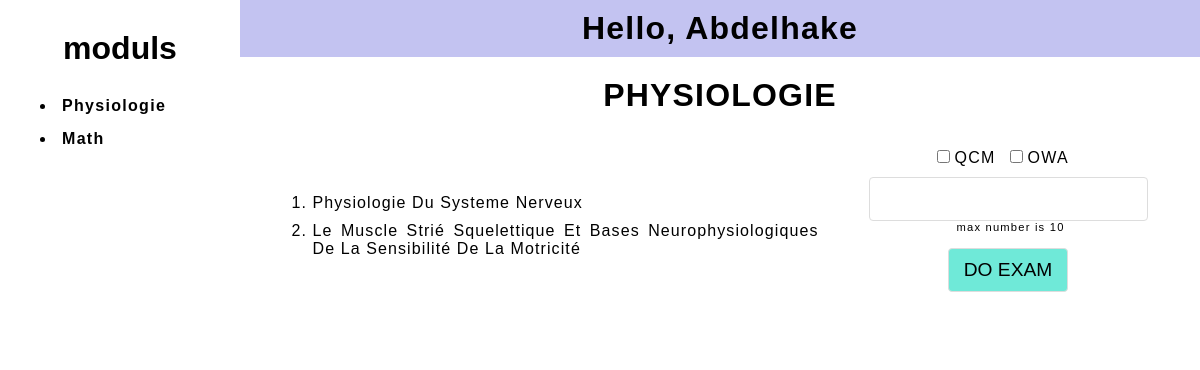
The page /module/physiologie on the database its author committed.
### app/models.py (models this page shows, shortened)
class Module(models.Model):
    name = models.CharField(max_length=100)

class Student(models.Model):
    student_id = models.IntegerField()
    user_name = models.CharField(max_length=100)
    password = models.CharField(max_length=100)
    name = models.CharField(max_length=100)

class Course(models.Model):
    module = models.ForeignKey(Module, on_delete=models.CASCADE)
    name = models.CharField(max_length=100)

### app/views.py (the view)
def module(request, module_name):
    return render(
        request, "module.html", {"courses": get_courses(), "student": std.student.name ,"module_name":module_name}
    )

### app/classes/functions.py (called while the page is built)
def get_courses()-> dict:
    modules : list = list(Module.objects.filter())
    courses : dict = {}
    for module in modules:
        courses[module.name] = []
        for course in list(Course.objects.filter(module=module)):
            courses[module.name].append(course.name)
    return courses

def get_data_from_db(module, course, type) -> list:
    module_model : Module = Module.objects.get(name=module)
    course_model : Course = Course.objects.get(name=course, module=module_model)
    questions : Question = Question.objects.get(course=course_model, question_type=type)
    questions_list : list = []
    for question in json.loads(questions.question):
        question_text = question["question"]
        possible_choses = list(question["choices"])
        answer = list(question["answers"])
        questions_list.append(
            {
                "question": question_text,
                "possible_choses": possible_choses,
                "correct_answer": answer,
            }
        )
    return questions_list

### app/templatetags/custom_filters.py (called while the page is built)
@register.filter
def get_item(dictionary, key):
    print(dictionary)
    return dictionary.get(key)

@register.filter
def get_questions_len(module_name, course_name):
    return len(get_data_from_db(module_name, course_name, "qcm"))

### templates/module.html (shortened to what this page needs)
{% extends "base/base.html" %}
{% load custom_filters %}
{% load static %}
{% block styles_content %}
    <link rel="stylesheet" href="{% static 'css/exam.css' %}">
{% endblock styles_content %}
{% block body_conten %}
<h1>{{module_name}}</h1>
<form action="">
    <div class="courses">
        <ul class="cours-items">
            {% for va in courses|get_item:module_name %}
            <li class="cours-link"><a href="{% url 'course' module_name=module_name course_name=va %}" nb-questions = {{module_name|get_questions_len:va}}><p>{{va}}</p></a></li>
            {% endfor %}
        </ul>
        <div class="do-exam">
            <div class="nb-questions-div">
                <div class="type-quest">
                    <input type="checkbox" name="qcm" id="qcm" >
                    <label class="type-quest-check" for="type-quest-check-qcm">QCM</label>
                    <input type="checkbox" name="qcm" id="owa" >
                    <label class="type-quest-check" for="type-quest-check-owa">OWA</label>
                </div>
                <input type="number" name="nb_questions" id="nb_questions">
                <p>max number is 10</p>
            </div>
            <input type="submit" value="DO EXAM">
        </div>
    </div>
</form>
{% endblock body_conten %}

### templates/base/base.html (shortened to what this page needs)
{% load static %}
<!DOCTYPE html>
<html lang="en">
  <head>
    {% include "base/head.html" %}
    {% block styles_content %}{% endblock styles_content %}
  </head>
  <body>
    <div class="container1">
      {% include "base/left_side.html" %}
      <div class="main">
        {% include "base/top_right_side.html" %}
       <div class="exam">
         {% block body_conten %}{% endblock body_conten %}
        </div>
      </div>
    </div>
  </body>
</html>

### templates/base/head.html (shortened to what this page needs)
{% load static %}
<link rel="stylesheet" href="{% static 'css/base.css' %}">
<link rel="stylesheet" href="{% static 'css/cours_list.css' %}">

### templates/base/left_side.html
<div class="moduls">
        <h1 class="title">moduls</h1>
        <ul class="items">
          {% for key,val in courses.items %}
           <li class="module_link"><a href="{% url 'module' module_name=key %}"><span>{{key}}</a></span></li>
          {% endfor %}
        </ul>
      </div>

### templates/base/top_right_side.html
<div class="user">
          <h1>Hello, {{student}}</h1>
</div>

### static/css/base.css (style rules this page uses)
* { margin: 0; padding: 0; box-sizing: border-box; text-decoration: none; list-style: none; color: black }

### static/css/cours_list.css (style rules this page uses)
.container1 { display: flex; height: 100vh; width: 100vw; }
li.module_link { margin-bottom: 15px; text-transform: capitalize; font-weight: bold; letter-spacing: 1.3px; list-style: inside; padding-left: 20px; cursor: pointer; }
li.cours-link { list-style: auto; text-align: left; letter-spacing: 1.1px; cursor: pointer; margin: 0px 30px 10px 20px; }
ul.cours-items { height: 85%; margin-top: 25px; padding-left: 20px; width: 60%; overflow-y: auto; }
li.cours-link a p { text-align: justify; text-transform: capitalize; }
.exam h1 { text-transform: uppercase; margin-top: 20px; letter-spacing: 1.2px }
.user { padding: 10px 0; text-transform: capitalize; letter-spacing: 1.2px; }
.moduls { width: 300px; display: flex; flex-direction: column; }
.moduls .title { text-align: center; margin: 30px 0; }
.moduls .items { margin: 0 20px; }
.main { display: flex; flex-direction: column; width: 100%; height: 100%; }
.user { background-color: rgb(195, 195, 241); }
.exam { width: 100%; background-color: white; margin: 0 auto; padding-bottom: 20px; overflow-y: auto; }

### static/css/exam.css (style rules this page uses)
body { font-family: Arial, sans-serif; }
h1 { text-align: center; }
input[type="number"], input[type="submit"], button { padding: 10px 15px; margin-bottom: 10px; border-radius: 4px; border: 1px solid #ddd; }
input[type="number"] { font-size: 1.2rem; }
input[type="submit"], button { background-color: rgb(111, 233, 216); color: black; font-size: 1.2rem; cursor: pointer; }
.courses { display: flex; justify-content: center; align-items: center; }
.do-exam { padding: 20px; display: flex; flex-direction: column; align-items: center; }
.nb-questions-div { margin: 15px auto; display: flex; flex-direction: column; align-items: center; }
input#nb_questions { margin: 0; }
.nb-questions-div p { font-size: .7rem; letter-spacing: 1.2px; padding-left: 5px; }
label.type-quest-check { letter-spacing: 1.3px; margin-right: 10px; }
.type-quest { margin-bottom: 10px; }

### rows shown on the page
Module: courses "Physiologie", name "PHYSIOLOGIE"
Module: courses "Math"
Student: name "Abdelhake"
Course: courses "Physiologie Du Systeme Nerveux"
Course: courses "Le Muscle Strié Squelettique Et Bases Neurophysiologiques De La Sensibilité De La Motricité"
